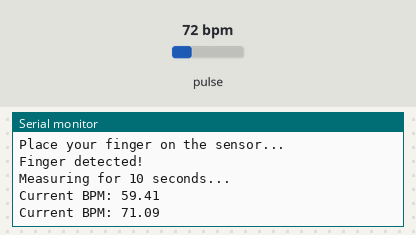
Recording of a sketch running on a simulated Arduino Uno, built with avr-gcc and run on an emulated ATmega328P. Shown: the last lines printed to the serial monitor. The test bench sets the inputs (shaded band); at power-on: pulse 72 bpm.

Above: at 2.2 s.
2.3 s: pulse set to 42 bpm
At 3.7 s:
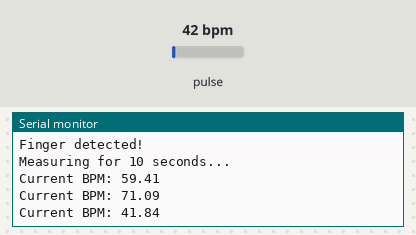
3.8 s: pulse set to 70 bpm
At 11.19 s:
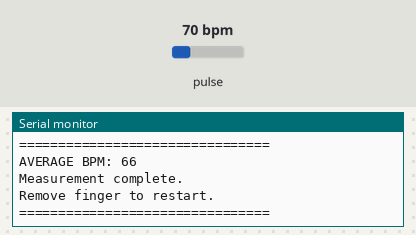
Timing chart, 0 to 11.3 s (numbered marks = the images above; inputs shaded):
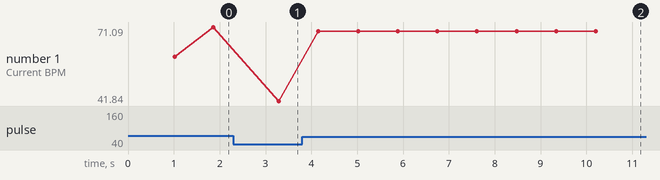

The sketch:

averagedheartratecbl.ino
```cpp
#include <Wire.h>
#include "MAX30105.h"
#include "heartRate.h"

MAX30105 particleSensor;

const byte RATE_SIZE = 10;
byte rates[RATE_SIZE];
byte rateSpot = 0;

long lastBeat = 0;

float beatsPerMinute;
int beatAvg;

unsigned long startTime;
bool measuring = false;

void setup()
{
  Serial.begin(115200);
  Serial.println("Initializing...");

  // Initialize sensor
  if (!particleSensor.begin(Wire, I2C_SPEED_STANDARD))
  {
    Serial.println("MAX30102 not found. Check wiring.");
    while (1);
  }

  Serial.println("Place your finger on the sensor...");

  particleSensor.setup();
  particleSensor.setPulseAmplitudeRed(0x0A);
  particleSensor.setPulseAmplitudeGreen(0);

  delay(1000);
}

void loop()
{
  long irValue = particleSensor.getIR();

  // Detect finger
  if (irValue > 50000)
  {
    if (!measuring)
    {
      Serial.println("Finger detected!");
      Serial.println("Measuring for 10 seconds...");

      measuring = true;
      startTime = millis();
      rateSpot = 0;
    }

    // Detect heartbeat
    if (checkForBeat(irValue))
    {
      long delta = millis() - lastBeat;
      lastBeat = millis();

      beatsPerMinute = 60 / (delta / 1000.0);

      // Valid BPM range
      if (beatsPerMinute < 255 && beatsPerMinute > 20)
      {
        rates[rateSpot++] = (byte)beatsPerMinute;
        rateSpot %= RATE_SIZE;

        // Calculate average
        beatAvg = 0;
        for (byte x = 0; x < RATE_SIZE; x++)
          beatAvg += rates[x];

        beatAvg /= RATE_SIZE;

        Serial.print("Current BPM: ");
        Serial.println(beatsPerMinute);
      }
    }

    // After 10 seconds
    if (millis() - startTime >= 10000)
    {
      Serial.println("================================");
      Serial.print("AVERAGE BPM: ");
      Serial.println(beatAvg);
      Serial.println("Measurement complete.");
      Serial.println("Remove finger to restart.");
      Serial.println("================================");

      measuring = false;

      // Wait until finger removed
      while (particleSensor.getIR() > 50000)
      {
        delay(100);
      }

      Serial.println("Place finger again for new reading.");
    }
  }
  else
  {
    Serial.println("No finger detected.");
    delay(500);
  }
}
```

Measured:
- after the input at 2.3 s, the serial monitor: prints a new line after 0.99 s (image 1)
- after the input at 3.8 s, the serial monitor: prints a new line after 0.35 s (image 2)
- plotted number 1: 71.09 → 41.84 after the input at 2.3 s, 41.84 → 69.36 after the input at 3.8 s
